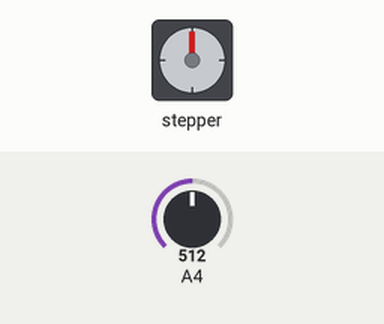
Simulated run of this sketch. Board: Arduino Uno, built with avr-gcc and run on an emulated ATmega328P. Shown: stepper motor. Wiring (inferred from the names in the program): stepper motor driver (200 steps per turn assumed): step pin 3; direction pin 2. The test bench sets the inputs (shaded band); at power-on: A4 = 512. What the sketch prints to the serial monitor is not drawn.

Above: at 3.0 s.
3.1 s: A4 set to 716
9.4 s: A4 set to 306
15.7 s: A4 set to 511
22.0 s: A4 set to 1023
Timing chart, 0 to 75.8 s (numbered marks = the images above; inputs shaded):
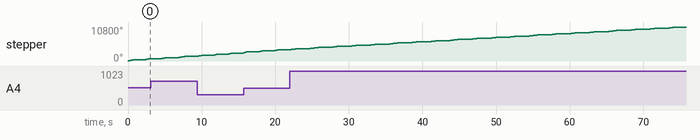

The sketch:

42stepper.ino
```cpp
// for 42 stepper
#define dirPin 2
#define stepPin 3
int pulse_speed;
int mspeed;

void setup() {
    Serial.begin (9600);
    pinMode(stepPin, OUTPUT);
    pinMode(dirPin, OUTPUT);

}

void loop() {
  mspeed = analogRead(A4); //可變電阻
  pulse_speed = map(mspeed, 0, 1023, 500, 3000);
  Serial.println(pulse_speed);
  digitalWrite(dirPin, HIGH);
  for(int x = 0; x < 200; x++){
      digitalWrite(stepPin, HIGH);
      delayMicroseconds(pulse_speed);
      digitalWrite(stepPin, LOW);
      delayMicroseconds(pulse_speed);
    }
    delay(1500); // Wait a second
}
```
